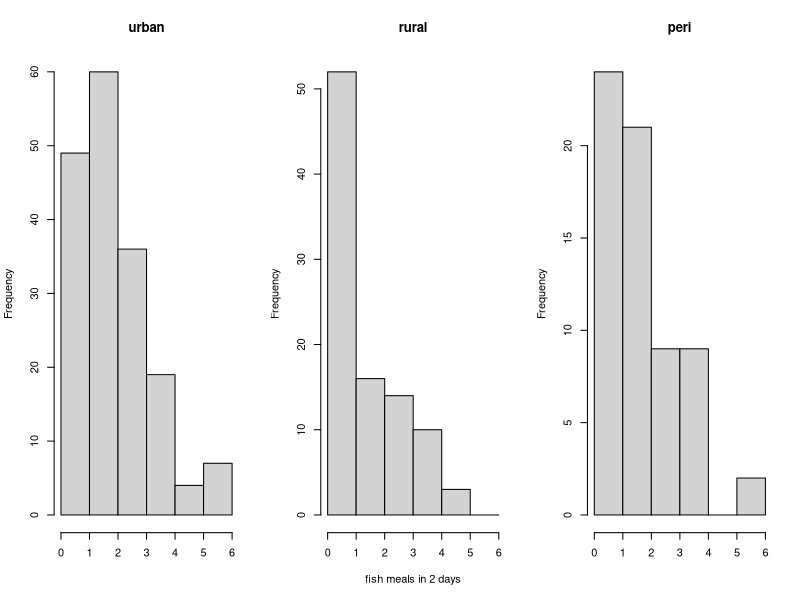
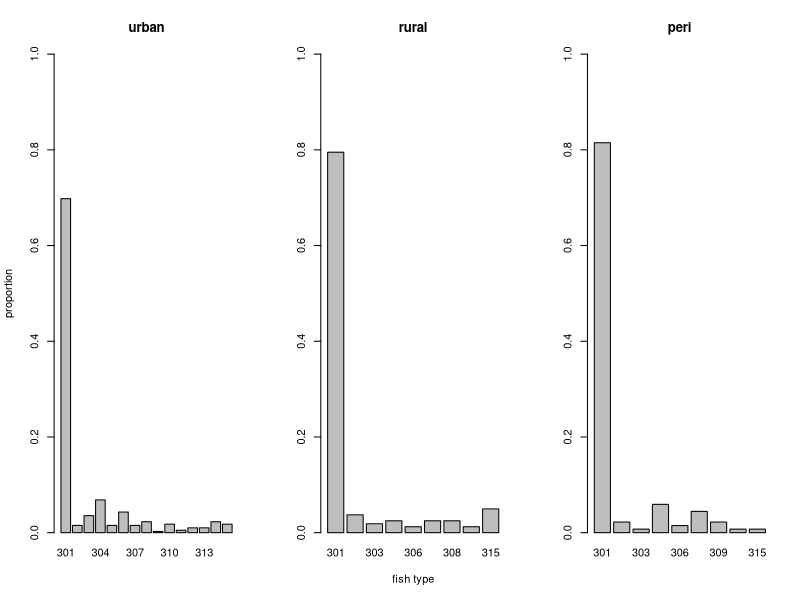
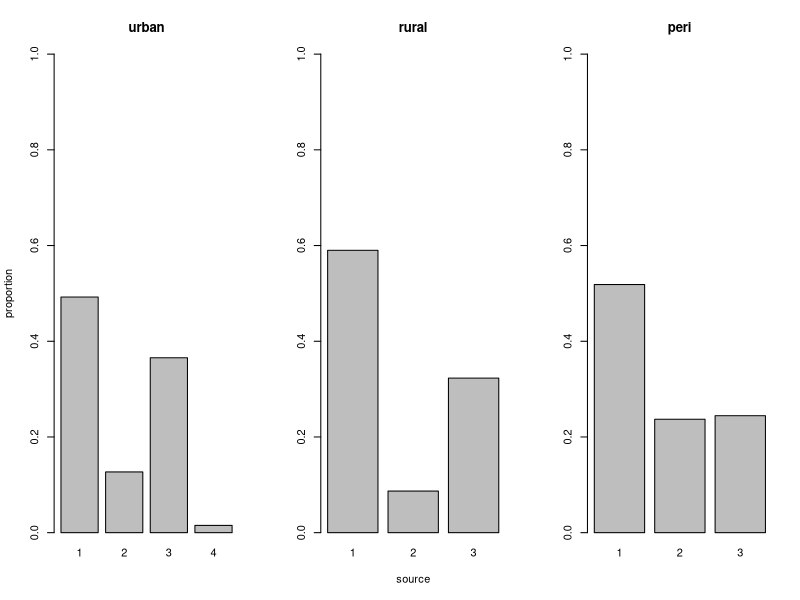
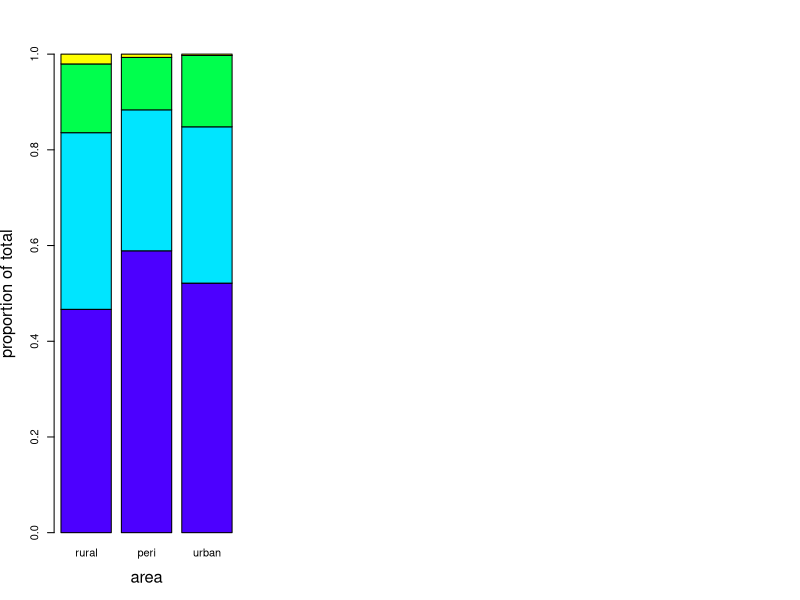
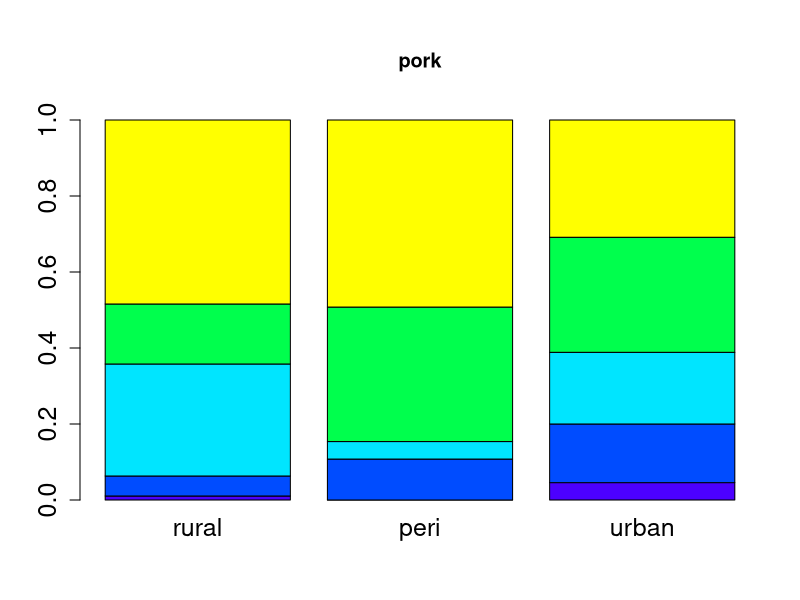
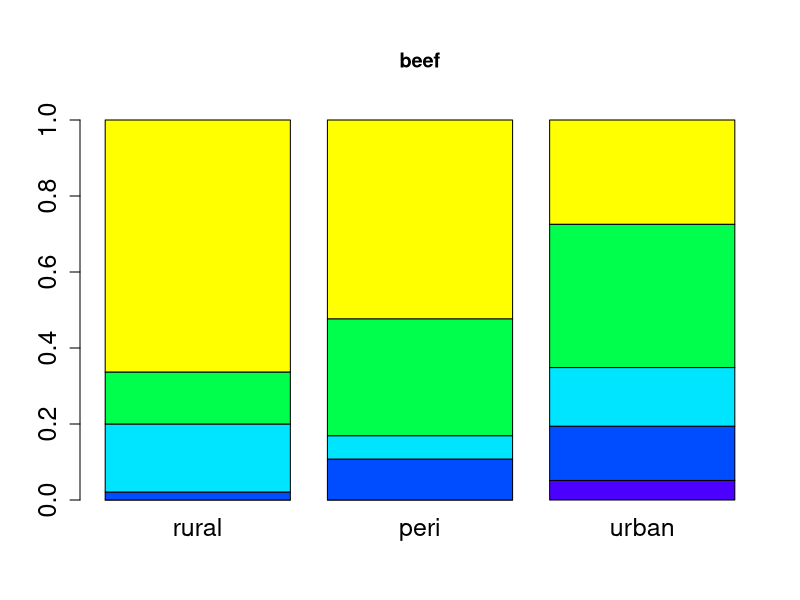
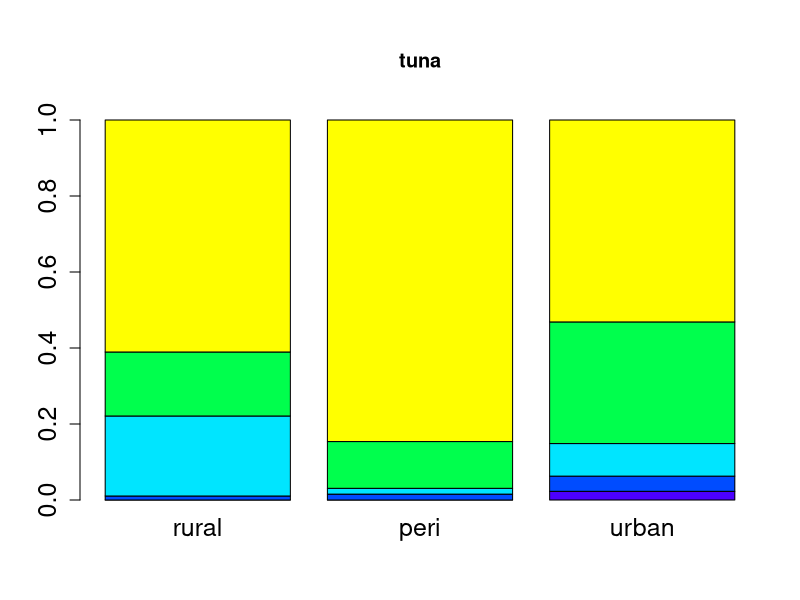
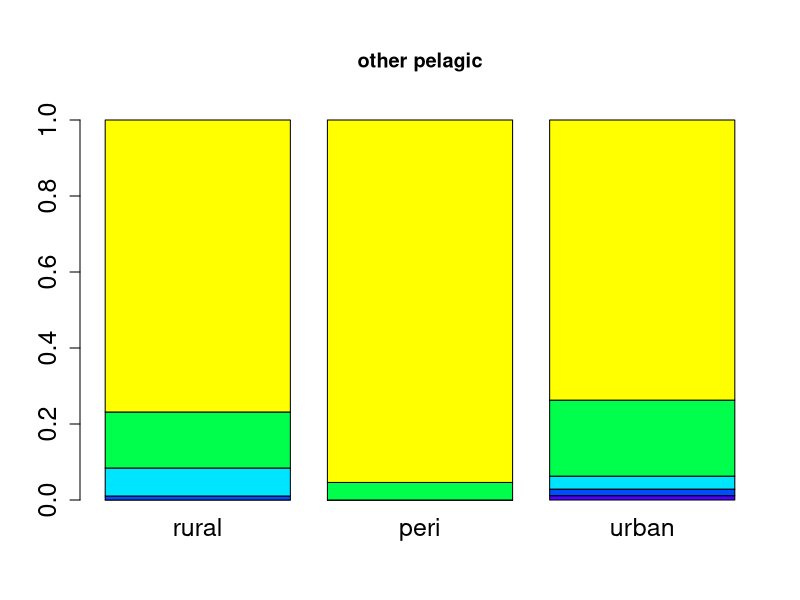

Source code (R) for these figures, in order: (Note: this script raises an error after producing the figures.)
## ---- chunk 1
knitr::opts_chunk$set(echo = TRUE)
## ---- chunk 2
library(tidyr)
library(ggplot2)
library(tidyverse)


## ---- chunk 3
data <- read.csv("data/for_R.csv")
#586 observations before making cuts
#omit Doramae and Pam's surveys
data <- data[ which(data$Q20 !='Doramae'),]
data <- data[ which(data$Q20 !='Doramae '),]
data <- data[ which(data$Q20 !='Pam'),]
#now only 366
#exclude surveys based on QA/QC timing criteria
data <- data[ which(data$valid_8_3min == 1),]
#now 335
## ---- chunk 4
#sum number of meals in two days
data$total_fish_meals<-data$meals_Y+data$meals_BY

#subsets of data based on urban/rural
data_U<-data[which(data$urban == "urban"),]
data_R<-data[which(data$urban == "rural"),]
data_P<-data[which(data$urban == "peri"),]

#display no. meals
par(mfrow=c(1,3))
hist(data_U$total_fish_meals,breaks=c(0:6), main="urban", xlab="")
hist(data_R$total_fish_meals,breaks=c(0:6), main="rural", xlab="fish meals in 2 days")
hist(data_P$total_fish_meals,breaks=c(0:6), main="peri", xlab="")

#means and sd
mean(data_U$total_fish_meals)
sd(data_U$total_fish_meals)
mean(data_R$total_fish_meals)
sd(data_R$total_fish_meals)
mean(data_P$total_fish_meals)
sd(data_P$total_fish_meals)
## ---- chunk 5
##Types of fish
par(mfrow=c(1,3))
all_types_U<-rbind(data_U$Q747,data_U$Q911,data_U$Q934,data_U$Q957,data_U$Q980,data_U$Q1003)
all_types_U_table<-table(all_types_U)
all_types_U_table<-prop.table(all_types_U_table)
barplot(all_types_U_table, beside=TRUE, ylim=c(0,1), main="urban", ylab="proportion")

all_types_R<-rbind(data_R$Q747,data_R$Q911,data_R$Q934,data_R$Q957,data_R$Q980,data_R$Q1003)
all_types_R_table<-table(all_types_R)
all_types_R_table<-prop.table(all_types_R_table)
barplot(all_types_R_table, beside=TRUE, ylim=c(0,1), main="rural",xlab="fish type")

all_types_P<-rbind(data_P$Q747,data_P$Q911,data_P$Q934,data_P$Q957,data_P$Q980,data_P$Q1003)
all_types_P_table<-table(all_types_P)
all_types_P_table<-prop.table(all_types_P_table)
barplot(all_types_P_table, beside=TRUE, ylim=c(0,1), main="peri")
## ---- chunk 6
##Sources of fish
par(mfrow=c(1,3))
all_sources_U<-rbind(data_U$B_Y_source,data_U$L_Y_source,data_U$D_Y_source,data_U$B_BY_source,data_U$L_BY_source,data_U$D_BY_source)
all_sources_U_table<-table(all_sources_U)
all_sources_U_table<-prop.table(all_sources_U_table)
barplot(all_sources_U_table, beside=TRUE, ylim=c(0,1), main="urban", ylab="proportion")

all_sources_R<-rbind(data_R$B_Y_source,data_R$L_Y_source,data_R$D_Y_source,data_R$B_BY_source,data_R$L_BY_source,data_R$D_BY_source)
all_sources_R_table<-table(all_sources_R)
all_sources_R_table<-prop.table(all_sources_R_table)
barplot(all_sources_R_table, beside=TRUE, ylim=c(0,1), main="rural",xlab="source")

all_sources_P<-rbind(data_P$B_Y_source,data_P$L_Y_source,data_P$D_Y_source,data_P$B_BY_source,data_P$L_BY_source,data_P$D_BY_source)
all_sources_P_table<-table(all_sources_P)
all_sources_P_table<-prop.table(all_sources_P_table)
barplot(all_sources_P_table, beside=TRUE, ylim=c(0,1), main="peri")

#barplots of fish sources
all_sources<-rbind(data$B_Y_source,data$L_Y_source,data$D_Y_source,data$B_BY_source,data$L_BY_source,data$D_BY_source)
all_sources<-factor(all_sources, level=c(1,3,2,4))
urban<-rep(data$urban,6)
urban<-factor(urban, levels=c("rural", "peri", "urban"))
all_sources_table<-table(all_sources,urban)
all_sources_table<-prop.table(all_sources_table, margin=2)
barplot(all_sources_table, beside=FALSE, ylim=c(0,1), ylab="proportion of total",xlab="area",col=topo.colors(4), cex.lab=1.5)
#legend=c("caught","gifted","bought","don't know")

## ---- chunk 7
#barplots of monthly protein consumption
data$urban<-factor(data$urban, levels=c("rural", "peri", "urban"))
data_consumption<-data[,23:31]
par(mfrow=c(1,1), mar=c(5,4,6,2))

for (i in 1:9){
  food<-c("pork","beef","tuna","other pelagic","spam","canned tuna","chicken","reef","sanma")
  data_consumption[,i] <- factor(data_consumption[,i], levels = c("daily","triweekly","weekly","bi_monthly","rarely_never"))
  table_i<-table(data_consumption[,i],data$urban)
  table_i<-prop.table(table_i, margin=2)
  plot_i<-barplot(table_i, ylim=c(0,1), col=topo.colors(5), cex.axis=1.5, cex.names = 1.5,
                  main=paste(food[i]))
}

#to get legend for above figures (cut and paste in ppt)
table_23<-prop.table(table_23, margin=2)
plot_23<-barplot(table_23, legend=c("daily","triweekly","weekly","bi_monthly","rarely_never"), ylim=c(0,1), col=topo.colors(5), cex.axis=1.5, cex.names = 1.5)


#barplots of monthly protein purchases
data$urban<-factor(data$urban, levels=c("rural", "peri", "urban"))
data_purchasing<-data[,32:40]
par(mfrow=c(1,1), mar=c(5,4,6,2))

for (i in 1:9){
  food<-c("pork","beef","tuna","other pelagic","spam","canned tuna","chicken","reef","sanma")
  data_purchasing[,i] <- factor(data_purchasing[,i], levels = c("thrice_plus","twice","once","never"))
  table_i<-table(data_purchasing[,i],data$urban)
  table_i<-prop.table(table_i, margin=2)
  plot_i<-barplot(table_i, ylim=c(0,1), col=topo.colors(5), cex.axis=1.5, cex.names = 1.5,
                  main=paste(food[i]))
}

#to get legend for above figures (cut and paste in ppt)
data_purchasing<-data[,32:40]
data_purchasing[,1] <- factor(data_purchasing[,1], levels = c("thrice_plus","twice","once","never"))
table_32<-table(data_purchasing[,1],data$urban)
table_32<-prop.table(table_32, margin=2)
plot_32<-barplot(table_32, ylim=c(0,1), col=topo.colors(5), cex.axis=1.5, cex.names = 1.5,
                 legend=c("thrice_plus","twice","once","never"))
## ---- chunk 8

data %>%
  group_by(Q595) %>%
  #summarise(mean_fish_meals = mean(total_fish_meals)) 
  summarise(total_survey = length(Q595))

